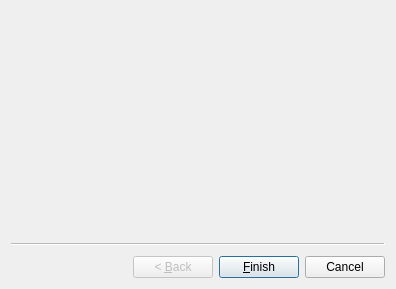
<?xml version="1.0" encoding="UTF-8"?>
<ui version="4.0">
 <class>NewProjectWizard</class>
 <widget class="QWizard" name="NewProjectWizard">
  <property name="geometry">
   <rect>
    <x>0</x>
    <y>0</y>
    <width>396</width>
    <height>289</height>
   </rect>
  </property>
  <property name="windowTitle">
   <string>Wizard</string>
  </property>
  <widget class="NewProjectPage" name="wizardPage1"/>
 </widget>
 <customwidgets>
  <customwidget>
   <class>NewProjectPage</class>
   <extends>QWizardPage</extends>
   <header>newprojectpage.h</header>
   <container>1</container>
  </customwidget>
 </customwidgets>
 <resources/>
 <connections/>
</ui>
